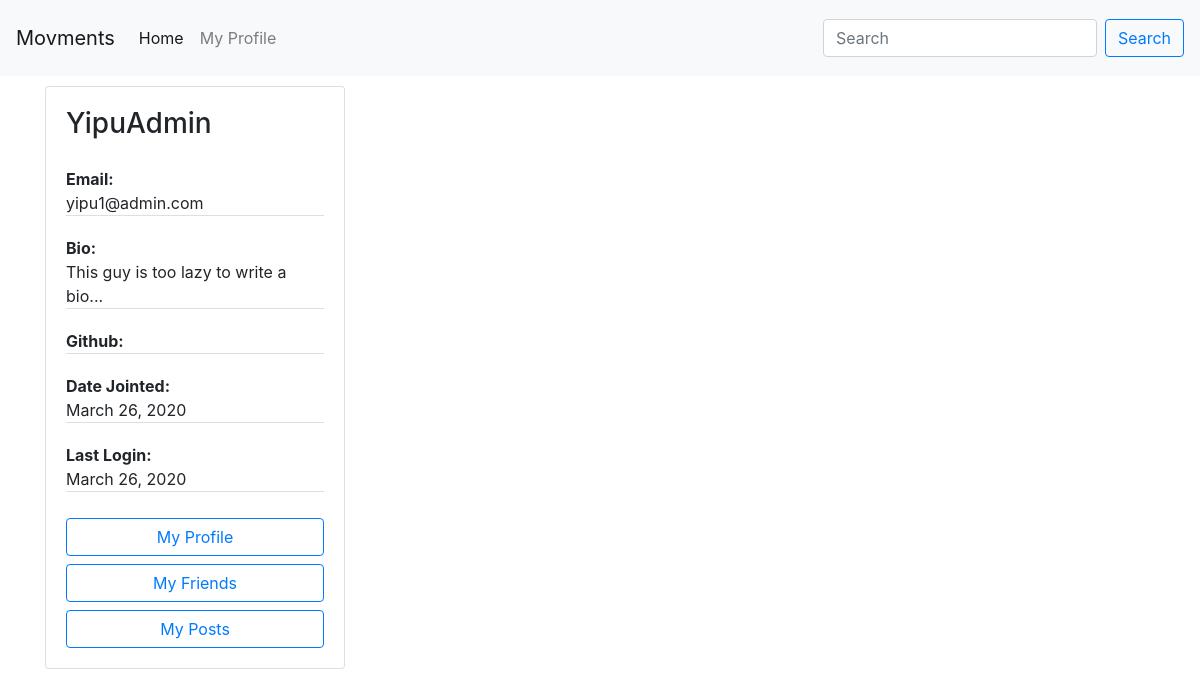
Page /author/73089b5b-6f0f-4e74-9c0d-559b4dd945aa/posts/ (signed in) on the earlier database version.
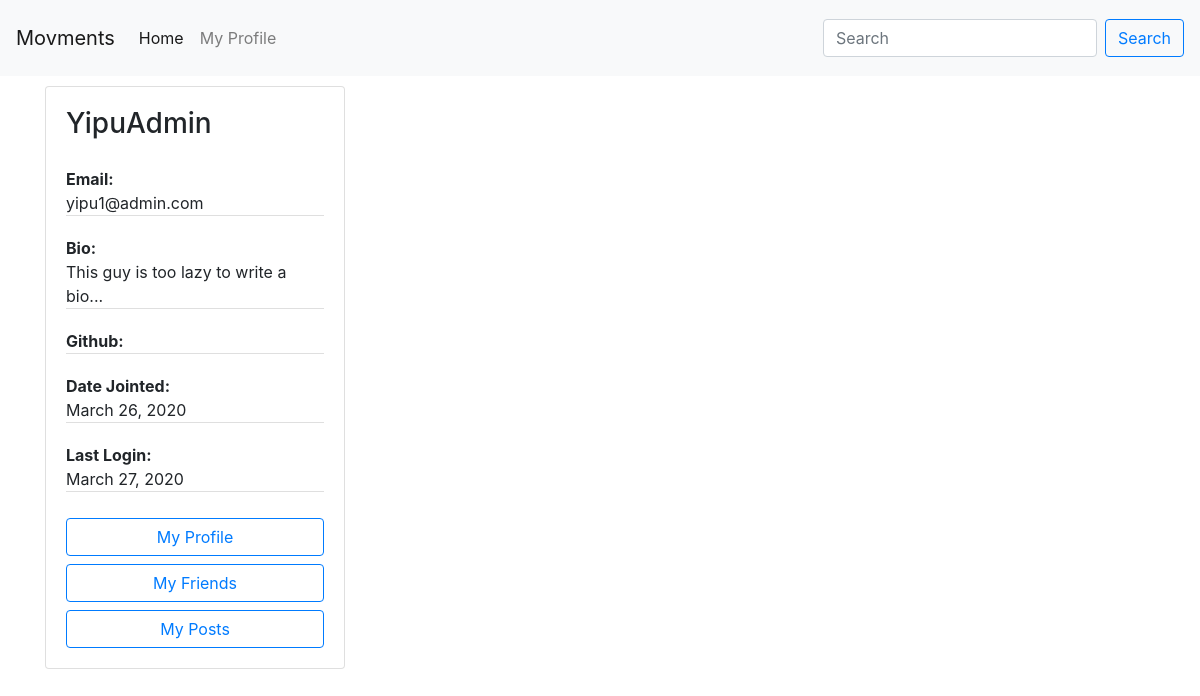
Same page on the later database version.
### accounts/models.py (models this page shows, shortened)
class Author(AbstractBaseUser):
    email=models.EmailField(
        verbose_name='email address',
        max_length=60,
        unique=True,
    )
    id = models.CharField(primary_key=True, default=uuid.uuid4().urn[9:], editable=False,max_length=100,unique=True)
    displayName = models.CharField(max_length=30)
    lastName = models.CharField(max_length=30, blank=True)
    firstName = models.CharField(max_length=30, blank=True)
    host = models.CharField(default=settings.HOSTNAME, max_length=100)
    url = models.CharField(default="", max_length=100)
    avatar = models.ImageField(upload_to='avatar/', default = 'avatar/default-avatar.png', blank=True, null=True)
    github = models.URLField(default="", max_length=100, null=True)
    bio = models.CharField(default="This guy is too lazy to write a bio...", max_length=200, blank=True, null=True)
    date_joined=models.DateField(verbose_name="date joined", auto_now=True)
    last_login=models.DateField(verbose_name="last login", auto_now=True)
    active=models.BooleanField(default=True)
    activated=models.BooleanField(default=False)
    node=models.BooleanField(default=False)
    admin=models.BooleanField(default=False)
    share=models.BooleanField(default=False)
    share_image=models.BooleanField(default=False)
    objects = AuthorManager()
    USERNAME_FIELD = 'email'
    REQUIRED_FIELDS = ['displayName', ]
    def __str__(self):
        return self.displayName

### posting/views.py (the view)
# urls.py: path('author/<str:author_id>/posts/', APIviews.ViewUserPosts.as_view(), name='view user posts'),
class ViewUserPosts(APIView):
    '''
    show a specified author's posts.
    '''
    permission_classes = [IsAuthenticated]
    def get(self, request, author_id, format=None):
        try:
            author = Author.objects.filter(id=author_id)
            print(author)
            if not author.exists():
                return HttpResponseNotFound("Author Not Found")
            author = Author.objects.get(id=author_id)
            posts = getVisiblePosts(request.user, author)
            context = {
                "posts": posts,
                "allowEdit": True,
            }
            return render(request, "posting/user-post-list.html", context)
        except Exception as e:
            return HttpResponseServerError(e)

### posting/helper_functions.py (called while the page is built, shortened)
def getVisiblePosts(requester, author=None):
    result = []
    if requester.is_anonymous or requester.host != settings.HOSTNAME:
        if author:
            return Post.objects.filter(author=author, visibility='PUBLIC', unlisted=False).order_by('-published')
        else:
            return Post.objects.filter(visibility='PUBLIC', unlisted=False).order_by('-published')

### posting/templates/posting/user-post-list.html (shortened to what this page needs)
{% extends 'posting/homepage.html' %}
{% block shortProfile %}
    {% if request.user.is_authenticated %}
        {% include 'posting/profile-card.html' with request=request%}
    {% endif %}
{% endblock %}

### posting/templates/posting/homepage.html (shortened to what this page needs)
<!DOCTYPE html>
<html>
    {%include 'posting/base.html'%}
    <body>
            {% include 'posting/navbar.html' %}
            <div class="container">
                <div class="row">
                    <div class="col-4">
                        {% block shortProfile %}
                        {% endblock %}
                    </div>
                    <div class="col-8">
                    </div>
                </div>
            </div>
    </body>
</html>

### posting/templates/posting/base.html (shortened to what this page needs)
    {% load static %}
    <head>
        <link rel="stylesheet" href="https://maxcdn.bootstrapcdn.com/bootstrap/4.4.1/css/bootstrap.min.css">
    </head>

### posting/templates/posting/navbar.html (shortened to what this page needs)
<nav class="navbar navbar-expand-lg navbar-light bg-light sticky-top">
    <a class="navbar-brand" href="#">Movments</a>
    <div class="collapse navbar-collapse" id="navbarSupportedContent">
      <ul class="navbar-nav mr-auto">
        <li class="nav-item active">
          <a class="nav-link" id="global-home" href="{% url 'posting:view public posts' %}">Home<span class="sr-only">(current)</span></a>
        </li>
        <li class="nav-item">
          <a class="nav-link" id="nav-third" href="{% url 'accounts:view profile' request.user.id %}">My Profile</a>
        </li>
      </ul>
      <form class="form-inline my-2 my-lg-0">
        <input class="form-control mr-sm-2" type="search" placeholder="Search" aria-label="Search">
        <button class="btn btn-outline-primary my-2 my-sm-0" type="submit">Search</button>
      </form>
    </div>
</nav>

### posting/templates/posting/profile-card.html
<div class="card" style="width: 300px;">
    <div class="card-body">
    <h3 class="card-title">{{request.user.displayName }}</h3>
    <p class="card-text">
        <ul class="list-group list-group-flush">
            <li class="list-group-item" style="padding: 0;"><span style="font-weight: bold;">Email:</span><br>{{ request.user.email }}</li>
            <li class="list-group-item" style="padding: 0;"><span style="font-weight: bold;">Bio:</span><br>{{ request.user.bio }}</li>
            <li class="list-group-item" style="padding: 0;"><span style="font-weight: bold;">Github:</span><br>{{ request.user.github }}</li>
            <li class="list-group-item" style="padding: 0;"><span style="font-weight: bold;">Date Jointed:</span><br> {{ request.user.date_joined }}</li>
            <li class="list-group-item" style="padding: 0;"><span style="font-weight: bold;">Last Login:</span><br>{{ request.user.last_login }}</li>
        </ul>
    </p>
    <div id="user-menu">
        <a href="{% url 'accounts:view profile' request.user.id %}" class="btn btn-outline-primary btn-block">My Profile</a>
        <a href="{% url 'friendship:get friends list' request.user.id %}" class="btn btn-outline-primary btn-block">My Friends</a>
        <a href="{% url 'posting:view user posts' request.user.id %}" class="btn btn-outline-primary btn-block">My Posts</a>
    </div>
    </div>
</div>

### posting/templates/posting/base.html (style rules this page uses)
ul { padding: 0; list-style-type: none; }
li { padding: 0; list-style-type: none; margin-top: 10px; margin-bottom: 10px; }
.card { margin-top: 10px; }

Differences in the rows shown:
changed Author "YipuAdmin": user.last_login "March 26, 2020" → "March 27, 2020"
